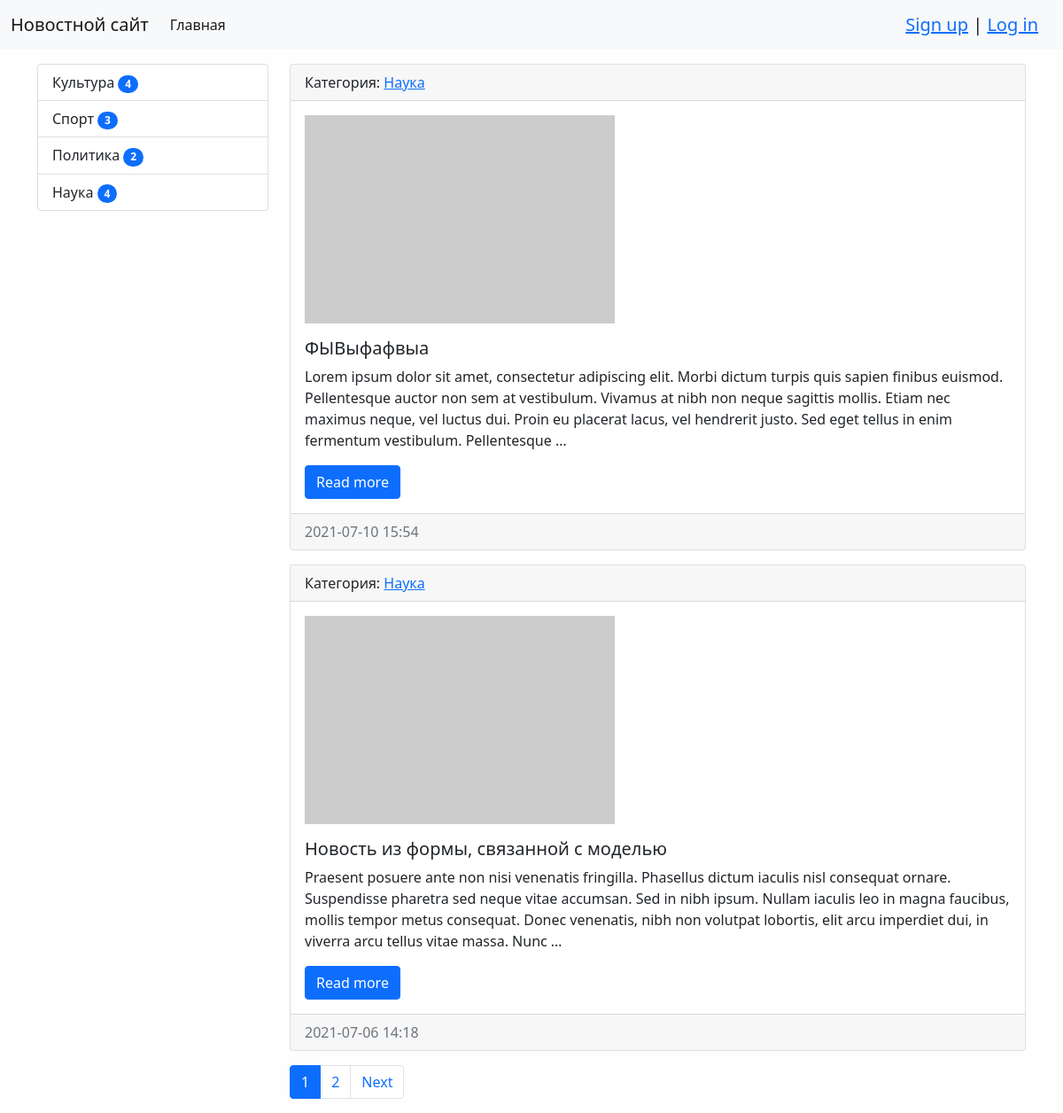
The app's page /category/4/ with its own data.
### news/models.py (models this page shows, shortened)
class Category(models.Model):
    title = models.CharField(max_length=150, verbose_name='Наименование', db_index=True)
    class Meta:
        verbose_name = 'Категория'
        verbose_name_plural = 'Категории'
        ordering = ['title']
    def __str__(self):
        return self.title
    def get_absolute_url(self):
        return reverse('index', kwargs={'category_id': self.pk})

class News(models.Model):
    title = models.CharField(max_length=150, verbose_name='Название')
    content = models.TextField(verbose_name='Содержание')
    creation_date = models.DateTimeField(auto_now_add=True, verbose_name='Создано')
    update_date = models.DateTimeField(auto_now=True, verbose_name='Обновлено')
    photo = models.ImageField(upload_to='photos/%Y/%m/%d/', verbose_name='Фото', blank=True)
    is_published = models.BooleanField(default=True, verbose_name='Опубликовано')
    views = models.IntegerField(default=0)
    category = models.ForeignKey('Category', on_delete=models.PROTECT, verbose_name='Категория')
    class Meta:
        verbose_name = 'Новость'
        verbose_name_plural = 'Новости'
        ordering = ['-creation_date', 'title']
    def get_absolute_url(self):
        return reverse('news_one', kwargs={'pk': self.pk})

### news/views.py (the view)
# urls.py: path('category/<int:category_id>/', NewsOfCategory.as_view(), name='index'),
class NewsOfCategory(ListView):
    model = News
    template_name = 'news/index.html'
    context_object_name = 'news'
    allow_empty = False  # Не выводить пустые списки с категориями
    paginate_by = 2
    def get_context_data(self, *, object_list=None, **kwargs):
        context = super().get_context_data(**kwargs)
        context['title'] = Category.objects.get(pk=self.kwargs['category_id'])
        return context
    def get_queryset(self):
        return News.objects.filter(is_published=True, category_id=self.kwargs['category_id']).select_related('category')

### news/templatetags/news_tags.py (called while the page is built)
@register.simple_tag()
def get_categories():
    return Category.objects.annotate(amount=Count('news', filter=F('news__is_published'))).filter(amount__gt=0)

### news/templates/news/index.html (shortened to what this page needs)
{% extends 'base.html' %}
{% block sidebar %}
{% include 'inc/_sidebar.html' %}
{% endblock sidebar %}
{% block content %}
{% for item in news %}
    <div class="card mb-3">
        <div class="card-header">
            Категория: <a href="{{ item.category.get_absolute_url }}">{{ item.category }}</a>
        </div>
        <div class="card-body">
            <div class="media">
                {% if item.photo %}
                <img class="mb-3" src="{{ item.photo.url }}" alt="" width="350">
                {% else %}
                <img class="mb-3" src="https://picsum.photos/350/235/?blur=2" alt="">
                {% endif %}
            </div>
            <div class="media-body">
                <h5 class="card-title">{{ item.title }}</h5>
                {% autoescape off %}
                <p class="card-text">{{ item.content | truncatewords:50}}</p>
                {% endautoescape %}
                <a href="{{ item.get_absolute_url }}" class="btn btn-primary">Read more</a>
            </div>
        </div>
        <div class="card-footer text-muted">
            {{ item.creation_date | date:"Y-m-d H:i" }}
        </div>
    </div>
{% empty %}
    <p>Новостей нет</p>
{% endfor %}
{% endblock content %}

### templates/inc/_sidebar.html (shortened to what this page needs)
{% load news_tags %}
<div class="list-group">
    {% get_categories as categories %}
    {% for item in categories %}
    <a href="{{ item.get_absolute_url }}" class="list-group-item list-group-item-action">
        {{ item.title }} <span class="badge bg-primary rounded-pill">{{ item.amount }}</span>
    </a>
    {% endfor %}
</div>

### mysite/static/css/style.css (style rules this page uses)
body { background-color: #fefefe; }

### records on screen
Category: title "Культура", amount "4"
Category: title "Спорт", amount "3"
Category: title "Политика", amount "2"
Category: title "Наука", amount "4"
News: category "Наука", title "ФЫВыфафвыа", content "Lorem ipsum dolor sit amet, consectetur adipiscing elit. Morbi dictum turpis quis sapien finibus euismod. Pellentesque auctor non sem at vestibulum. Vivamus at nibh non neque sagittis mollis. Etiam nec maximus neque, vel luctus dui. Proin eu placerat lacus, vel hendrerit justo. Sed eget tellus in enim fermentum vestibulum. Pellentesque …", creation_date "2021-07-10 15:54"
News: category "Наука", title "Новость из формы, связанной с моделью", content "Praesent posuere ante non nisi venenatis fringilla. Phasellus dictum iaculis nisl consequat ornare. Suspendisse pharetra sed neque vitae accumsan. Sed in nibh ipsum. Nullam iaculis leo in magna faucibus, mollis tempor metus consequat. Donec venenatis, nibh non volutpat lobortis, elit arcu imperdiet dui, in viverra arcu tellus vitae massa. Nunc …", creation_date "2021-07-06 14:18"

### other values on screen
{{ p }} "1"
{{ p }} "2"
